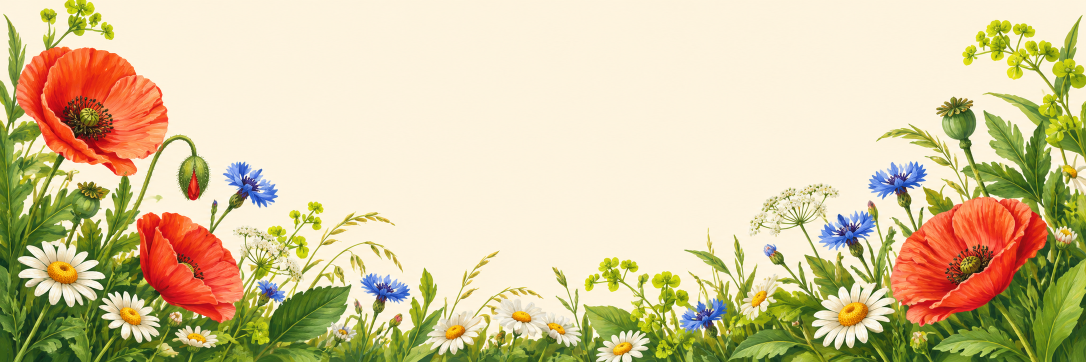
#> input picture assets/yogurt-model/botanical-print.png, 2172 x 724 px, found by its file name (shown at 1/2 size)
$ python make-label.py
#> lines starting #> are read from the running program, lines starting #| are printed output that depends on the picture
"""Author the actual Russian packaging artwork, not an image of packaging."""
from PIL import Image, ImageDraw, ImageFont
from pathlib import Path
import math
HERE=Path(__file__).resolve().parent
FONT=HERE.parent.parent/'static/fonts/onest-variable.ttf'
INK='#123d2d'; GREEN='#22644b'; PALE='#ecf1d7'; PAPER='#fff8e9'
def font(n):
 f=ImageFont.truetype(str(FONT),n)
 f.set_variation_by_axes([600 if n>=40 else 450])
 return f

def label():
 im=Image.new('RGB',(2048,512),PAPER);d=ImageDraw.Draw(im)
#> after `im = Image.new('RGB', (2048, 512), PAPER)`:
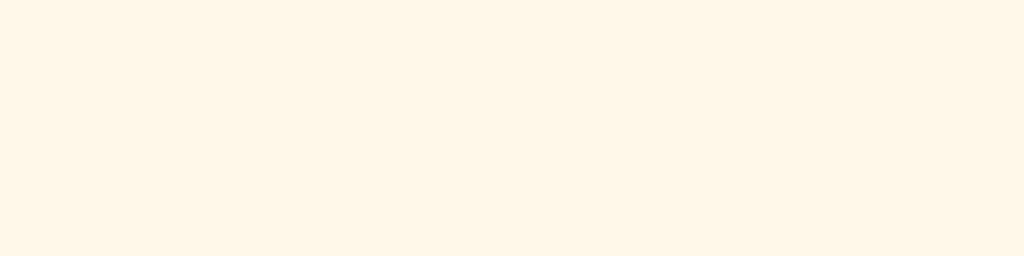
#> im: PIL image 2048x512 RGB (shown at 1/2 size); mean R, G, B 255, 248, 233
 d.rectangle((0,0,2048,39),fill=GREEN)
 art=Image.open(HERE/'botanical-print.png').convert('RGB')
#> art is the input picture: PIL image 2172x724 RGB; mean R, G, B 212.6, 198.9, 157.9
 im.paste(art.resize((800,267),Image.Resampling.LANCZOS),(112,245))
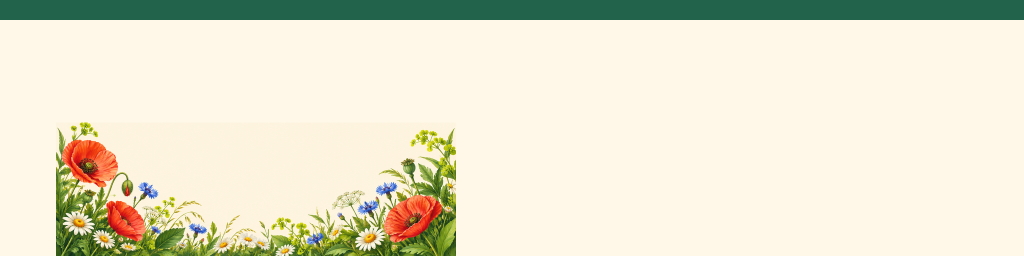
#> im: PIL image 2048x512 RGB (shown at 1/2 size); mean R, G, B 229.1, 226.4, 205.4
 d=ImageDraw.Draw(im)
 def text(x,y,t,size=25,fill=INK):d.text((x,y),t,font=font(size),fill=fill,anchor='mt')
 text(512,8,'МОЛОЧНАЯ КОЛЛЕКЦИЯ',17,PALE)
 text(512,76,'ЙОГУРТ',84)
 text(512,172,'натуральный',37)
 d.line((355,234,669,234),fill='#9db781',width=2)
 text(512,255,'3,2%',81)
 text(512,354,'молоко и живые культуры',20)
 text(512,392,'150 г',29)
 text(512,478,'ОБРАЗЕЦ ДЛЯ BLOOM',15)
 x=990
 for y,t in [(77,'СОСТАВ'),(122,'Молоко нормализованное,'),(153,'закваска, пробиотические культуры,'),(184,'натуральный ароматизатор.'),(254,'Хранить при +2…+6 °C.'),(302,'Демонстрационная упаковка.'),(338,'Не для продажи.')]:text(x,y,t,20 if y!=77 else 27)
 text(1536,64,'Пищевая ценность на 100 г',25)
 for y,t in [(108,'Белки 3,2 г   •   Жиры 3,2 г'),(143,'Углеводы 4,7 г   •   61 ккал')]:text(1536,y,t,22)
 d.rounded_rectangle((1296,199,1776,412),radius=8,fill='#fffdf7')
 L=['0001101','0011001','0010011','0111101','0100011','0110001','0101111','0111011','0110111','0001011']
 G=['0100111','0110011','0011011','0100001','0011101','0111001','0000101','0010001','0001001','0010111']
 R=[''.join('1' if c=='0' else '0' for c in s) for s in L]
 parity=['LLLLLL','LLGLGG','LLGGLG','LLGGGL','LGLLGG','LGGLLG','LGGGLL','LGLGLG','LGLGGL','LGGLGL']
 code='2000000000015';bits='101'+''.join((L if p=='L' else G)[int(n)] for p,n in zip(parity[int(code[0])],code[1:7]))+'01010'+''.join(R[int(n)] for n in code[7:])+'101'
 assert len(bits)==95
 for i,b in enumerate(bits):
  if b=='1':d.rectangle((1346+i*4,218,1349+i*4,342 if i not in [0,2,46,48,92,94] else 352),fill='#102b1c')
 text(1536,365,'2 000000 000015',24)
 text(1536,427,'Демонстрационный штрихкод',16)
 text(1536,480,'ОБРАЗЕЦ. НЕ ДЛЯ ПРОДАЖИ.',16)
 d.line((2004,39,2004,455),fill='#d6ddbf',width=3)
 return im
#> (the run stopped early here; a loop or call above may not have finished)
